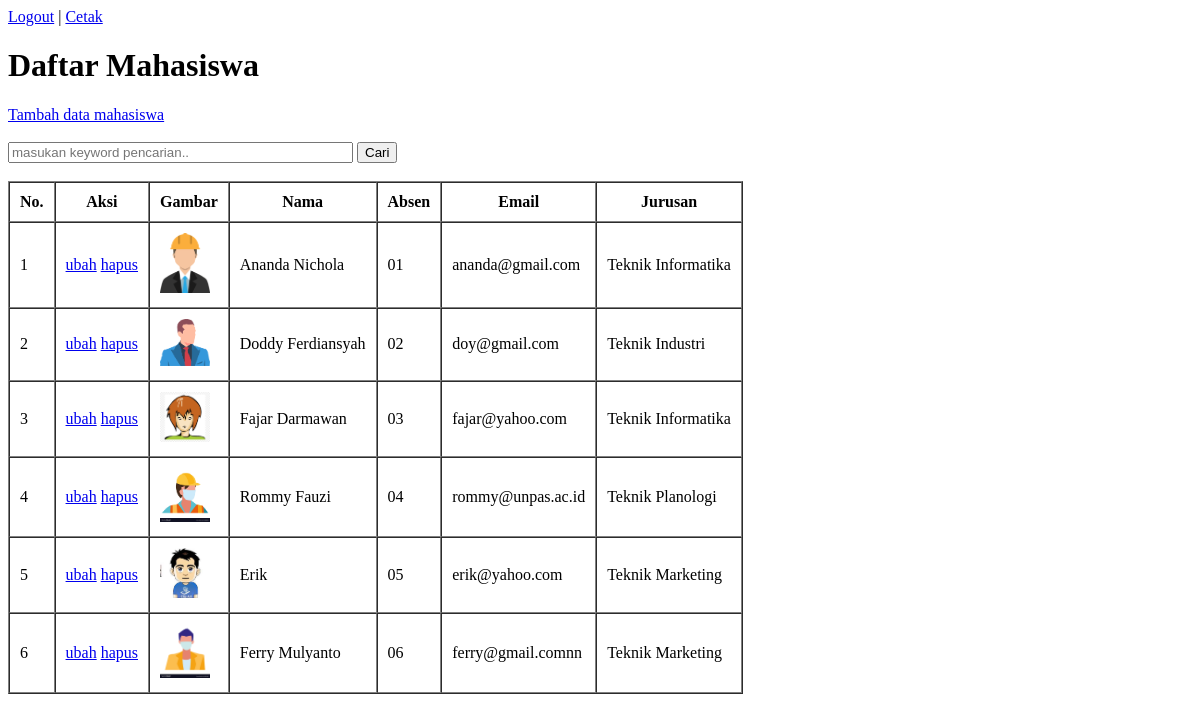
The app's page /pertemuan21/index.php (signed in) with its own data.
### tables this page shows
CREATE TABLE `mahasiswa` (
  `id` int NOT NULL,
  `gambar` varchar(100) NOT NULL,
  `nama` varchar(100) DEFAULT NULL,
  `absen` char(2) DEFAULT NULL,
  `email` varchar(100) DEFAULT NULL,
  `jurusan` varchar(100) DEFAULT NULL
);

### pertemuan21/functions.php (called while the page is built, shortened)
<?php
$conn = mysqli_connect("localhost","root","@S1xxF0ur","phpdasar");
function query($query) {
    global $conn;
    $result = mysqli_query($conn, $query);
    $rows = [];
    while( $row = mysqli_fetch_assoc($result) ) {
        $rows[] = $row;
    }
    return $rows;
}
?>

### pertemuan21/index.php (the view, shortened to what this page needs)
<?php
$mahasiswa = query("SELECT * FROM mahasiswa");
?>
<!DOCTYPE html>
<html>
<head>
</head>
<body>
<a href="logout.php" class="logout">Logout</a> | <a href="cetak.php" target="_blank">Cetak</a>
<h1>Daftar Mahasiswa</h1>
        <a href="tambah.php" class="tambah">Tambah data mahasiswa</a>
        <br></br>
        <form action="" method="POST" class="form-cari">
            <input type="text" name="keyword" size="40"
            autofocus placeholder="masukan keyword pencarian.."  autocomplete="off"
            id="keyword">
            <button type="submit" name="cari" id="tombol-cari">Cari</button>
        </form>
        <br>
        <div id="container">
        <table border="1" cellpadding="10" cellspacing="0">
        <tr>
            <th>No. </th>
            <th class="aksi">Aksi</th>
            <th>Gambar</th>
            <th>Nama</th>
            <th>Absen</th>
            <th>Email</th>
            <th>Jurusan</th>
        </tr>
        <?php $i = 1; ?>
        <?php foreach( $mahasiswa as $row)  : ?>
<tr>
 <td><?= $i; ?></td>
 <td class="aksi">
     <a href="ubah.php?id=<?=  $row["id"]; ?>">ubah</a>
     <a href="hapus.php?id=<?=  $row["id"]; ?>" onclick=" return confirm('yakin?'); ">hapus</a>
 </td>
 <td><img src="img/<?php echo $row["gambar"];?>" width="50"></td>
 <td><?php echo $row["nama"]; ?></td>
 <td><?php echo $row["absen"]; ?></td>
 <td><?php echo $row["email"]; ?></td>
 <td><?php echo $row["jurusan"]; ?></td>
</tr>
<?php $i++; ?>
<?php endforeach; ?>
</table>
</div>
</body>
</html>

### records on screen
mahasiswa: gambar (picture), nama "Ananda Nichola", absen "01", email "ananda@gmail.com", jurusan "Teknik Informatika"
mahasiswa: gambar (picture), nama "Doddy Ferdiansyah", absen "02", email "doy@gmail.com", jurusan "Teknik Industri"
mahasiswa: gambar (picture), nama "Fajar Darmawan", absen "03", email "fajar@yahoo.com", jurusan "Teknik Informatika"
mahasiswa: gambar (picture), nama "Rommy Fauzi", absen "04", email "rommy@unpas.ac.id", jurusan "Teknik Planologi"
mahasiswa: gambar (picture), nama "Erik", absen "05", email "erik@yahoo.com", jurusan "Teknik Marketing"
mahasiswa: gambar (picture), nama "Ferry Mulyanto", absen "06", email "ferry@gmail.comnn", jurusan "Teknik Marketing"
